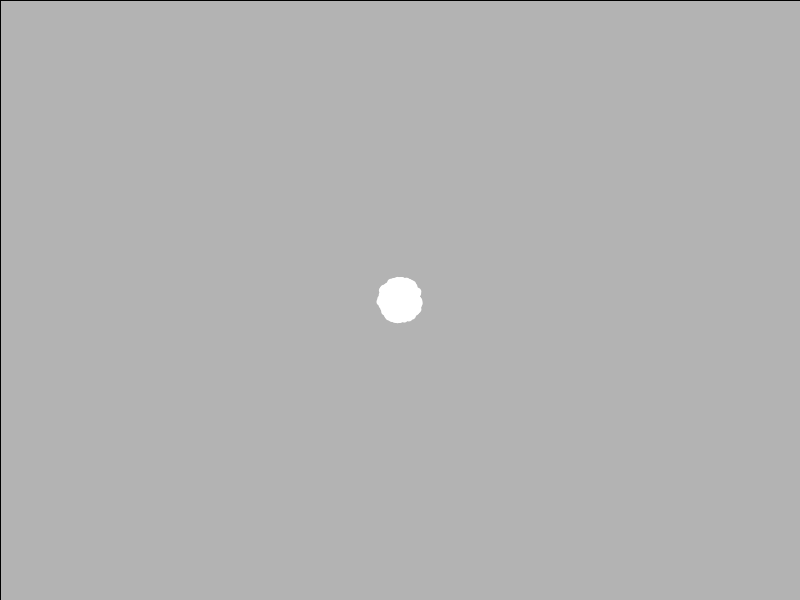
Frame 1 (no input)
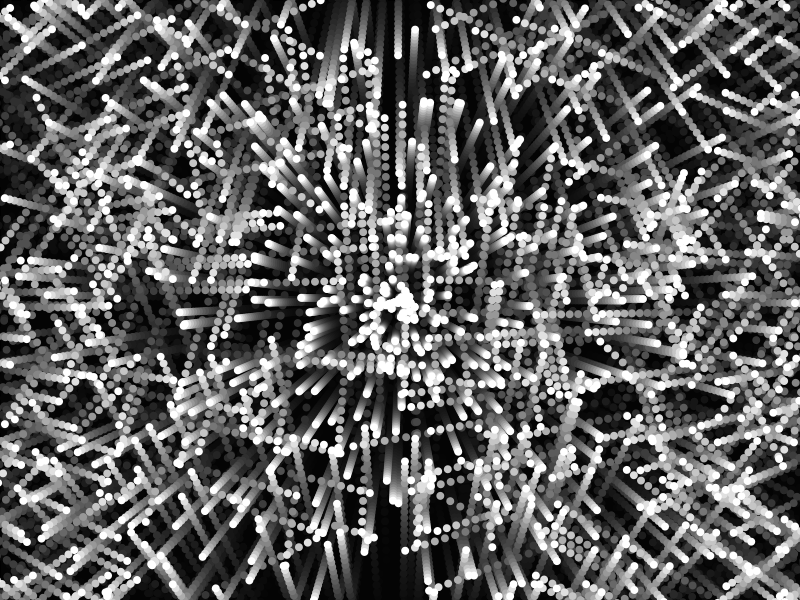
Frame 60 (the mouse pressed at the canvas centre just before this capture)
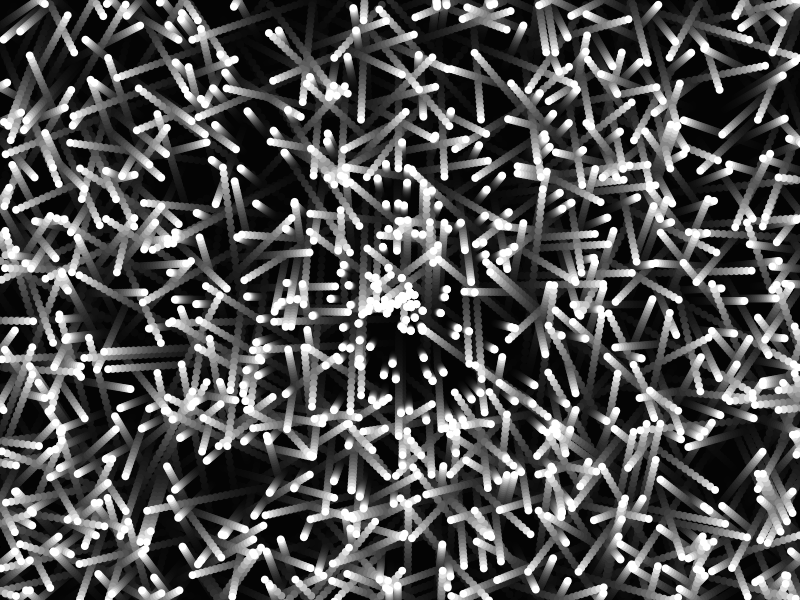
Frame 120 (the mouse held since frame 60 and released just before this capture)

The Processing sketch that drew these frames (run headless with seeded random() and noise(); from frame 60 on, the mouse is pressed at the canvas centre):

// Processing sketch: chapter04
// ── chapter04.pde
int NUM = 1000;
ParticleVec2[] particles = new ParticleVec2[NUM];

void setup() {
  size(800, 600);
  frameRate(60);
  
  for (int i = 0; i < NUM; i++) {
    particles[i] = new ParticleVec2();
    particles[i].location.set(width/2, height/2);

    float angle = random(PI * 2.0);
    float length = random(20);
    float posX = cos(angle) * length;
    float posY = sin(angle) * length;
    particles[i].acceleration.set(posX, posY);
    
    particles[i].gravity.set(0.0, 0.0);
    particles[i].friction = 0.01;
  }
}

void draw() {
  // 背景をフェードさせる
  fill(0, 31);
  rect(0, 0, width, height);
  noStroke();
  fill(255);
  
  for (int i = 0; i < NUM; i++) {
    particles[i].update();
    particles[i].draw();
    particles[i].bounceOffWalls();
    // particles[i].throughWalls();
  }
}

void mouseDragged() {
  for (int i = 0; i < NUM; i++) {
    PVector mouseLoc = new PVector(mouseX, mouseY);
    particles[i].attract(mouseLoc, 200, 5, 20);
  }
}

// ── ParticleVec2.pde
class ParticleVec2 {
  PVector force; // 力
  PVector acceleration; // 加速度
  PVector location; // 位置
  PVector velocity; // 速度
  PVector gravity; // 重力
  float mass; // 質量
  float friction; // 摩擦力
  PVector min; // 稼働範囲(min)
  PVector max; // 稼働範囲(max)
  float radius; // パーティクル半径
  float G; // 重力定数

  ParticleVec2() {
    radius = 4.0;
    mass = 1.0;
    friction = 0.01;
    location = new PVector(0.0, 0.0);
    velocity = new PVector(0.0, 0.0);
    acceleration = new PVector(0.0, 0.0);
    gravity = new PVector(0.0, 0.0);
    min = new PVector(0.0, 0.0);
    max = new PVector(width, height);
    G = 1.0;
  }
  
  void update() {
    acceleration.add(gravity);
    velocity.add(acceleration);
    velocity.mult(1.0 - friction);
    location.add(velocity);
    acceleration.set(0, 0);
  }
  
  void draw() {
    ellipse(location.x, location.y, mass * radius * 2, mass * radius * 2);
  }
  
  void bounceOffWalls() {
    if (location.x > max.x) {
      location.x = max.x;
      velocity.x *= -1;
    }
    if (location.x < min.x) {
      location.x = min.x;
      velocity.x *= -1;
    }
    if (location.y > max.y) {
      location.y = max.y;
      velocity.y *= -1;
    }
    if (location.y < min.y) {
      location.y = min.y;
      velocity.y *= -1;
    }  
  }
  
  void throughWalls() {
    if (location.x > max.x) {
      location.x = min.x;
    }
    if (location.x < min.x) {
      location.x = max.x;
    }
    if (location.y > max.y) {
      location.y = min.y;
    }
    if (location.y < min.y) {
      location.y = max.y;
    } 
  }
  
  void addForce(PVector force) {
    force.div(mass);
    acceleration.add(force);
  }
  
  void attract (PVector center, float _mass, float min, float max) {
    // 距離を計算する
    float distance = PVector.dist(center, location);
    
    // 距離を指定した範囲内に収める
    distance = constrain(distance, min, max);
    
    // 引力の強さを算出する（F = G(Mm/r^2）)
    float strength = G * (mass * _mass) / (distance * distance);
    
    // 引力の中心点とパーティクル間のベクトルを作成する
    PVector force = PVector.sub(center, location);
    
    // ベクトルを正規化する
    force.normalize();
    
    // ベクトルに力の強さを乗算する
    force.mult(strength);
    
    // 力を加える
    addForce(force);
  }
}
